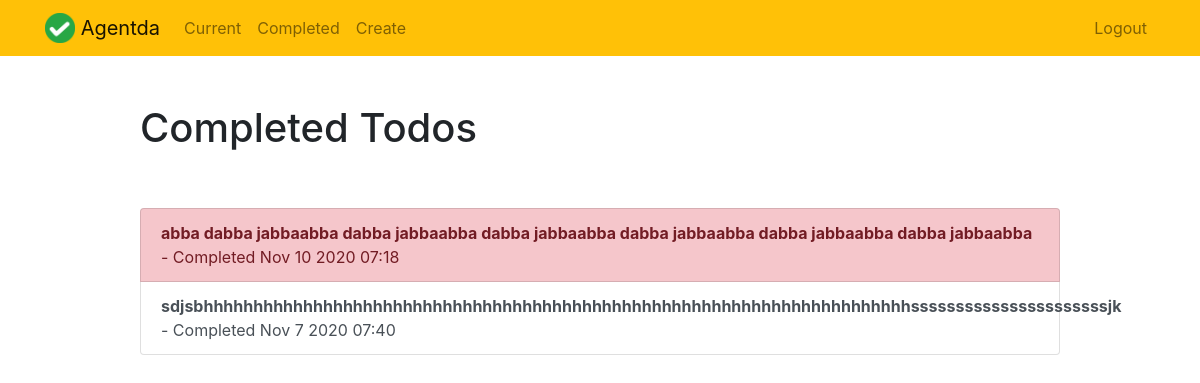
The app's page /completed/ (signed in) with its own data.
### todo/models.py (models this page shows, shortened)
class Todo(models.Model) :
    title = models.CharField(max_length=100)
    note = models.TextField(blank=True)
    created = models.DateTimeField(auto_now_add=True)
    datecompleted = models.DateTimeField(null=True , blank = True)
    important= models.BooleanField(default=False)
    user = models.ForeignKey(User, on_delete=models.CASCADE)

### todo/views.py (the view)
# urls.py: path('completed/', views.completedtodos, name='completedtodos'),
@login_required
def completedtodos(request):
    todos = Todo.objects.filter(user=request.user, datecompleted__isnull=False).order_by('-datecompleted')
    return render(request, 'todo/completedtodos.html', {'todos': todos})

### todo/templates/todo/completedtodos.html
{% extends "todo/base.html" %}
{% block content %}
    <div class="row justify-content-center mt-5">
        <div class="col-md-10">
            <h1>Completed Todos</h1>
        </div>
    </div>
    <div class="row justify-content-center mt-5">
        <div class="col-md-10">
            <div class="list-group">
                {% for todo in todos %}
                    <a href="{% url 'viewagenda' todo.id %}" class="list-group-item list-group-item-action{% if todo.important %} list-group-item-danger{% endif %}"><b>{{ todo.title }}</b> - Completed {{ todo.datecompleted|date:'M j Y H:i' }}</a>
                {% endfor %}
            </div>
        </div>
    </div>
{% endblock %}

### todo/templates/todo/base.html (shortened to what this page needs)
{% load static %}
<!doctype html>
<html lang="en">
<head>
    <link rel="stylesheet" href="https://stackpath.bootstrapcdn.com/bootstrap/4.4.1/css/bootstrap.min.css">
</head>
<body>
<nav class="navbar navbar-expand-md navbar-light bg-warning">
<div class="container">
    <a class="navbar-brand" href="{% url 'home' %}">
         <img src="{% static 'todo/logo.png' %}" width="30" height="30" class="d-inline-block align-top">
        <span>Agentda</span>
    </a>
    <div class="collapse navbar-collapse" id="navbarNav">
    {% if user.is_authenticated %}
        <ul class="navbar-nav mr-auto">
                <li class="nav-item {{ current }}">
                    <a class="nav-link" href="{% url 'currentagenda' %}">Current</a>
                </li>
                <li class="nav-item {{ completed }}">
                    <a class="nav-link" href="{% url 'completedtodos' %}">Completed</a>
                </li>
                <li class="nav-item {{ create }}">
                    <a class="nav-link" href="{% url 'createagenda' %}">Create</a>
                </li>
        </ul>
    {% endif %}
    <ul class="navbar-nav ml-auto">
            {% if user.is_authenticated %}
                <li class="nav-item">
                    <a href="#" onclick="$('#signOutBtn').click()" class="nav-link">Logout</a>
                </li>
            {% endif %}
        </ul>
    </div>
</div>
</nav>
<div class="container">
{% block content %}{% endblock %}
</div>
</body>
</html>

### records on screen
Todo: title "abba dabba jabbaabba dabba jabbaabba dabba jabbaabba dabba jabbaabba dabba jabbaabba dabba jabbaabba", datecompleted "Nov 10 2020 07:18"
Todo: title "sdjsbhhhhhhhhhhhhhhhhhhhhhhhhhhhhhhhhhhhhhhhhhhhhhhhhhhhhhhhhhhhhhhhhhhhhhhhssssssssssssssssssssssjk", datecompleted "Nov 7 2020 07:40"
